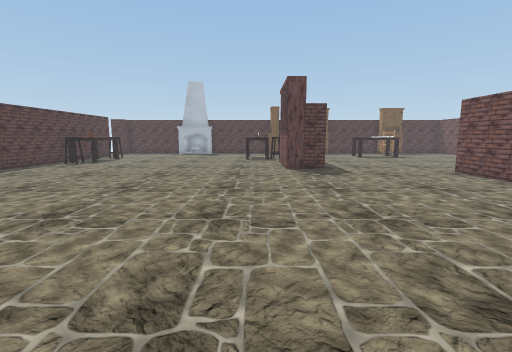
[1] (above)

19 first-person views from a walk through a scene from a Unity 3-D project. The camera is 1.5 m above the floor, tilts 8° down and sees 85° across. Doors are open. The floor is counted in squares, 1 m on a side. Each view is taken from the middle of a square. On the plan, view 1 faces up. The plan holds only what a view shows up to about 14 squares ahead; the rest is blank. The place goes on beyond the plan. The player is left out. Some animated figures are not drawn. Some surface patterns are stand-ins.

[2]
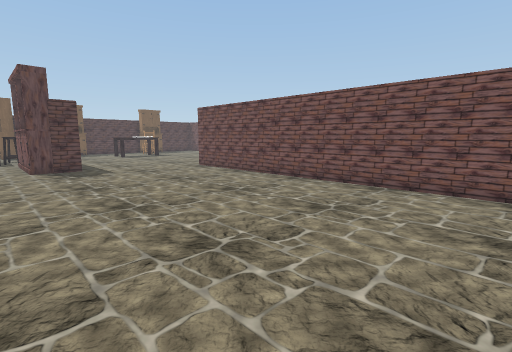

[3]
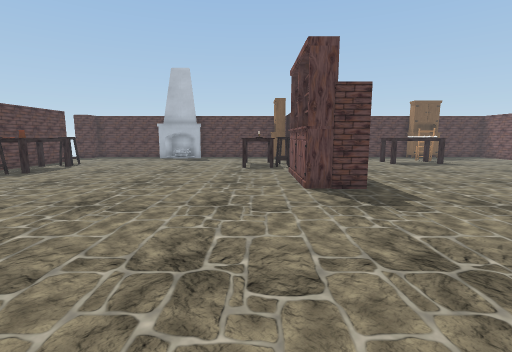

[4]
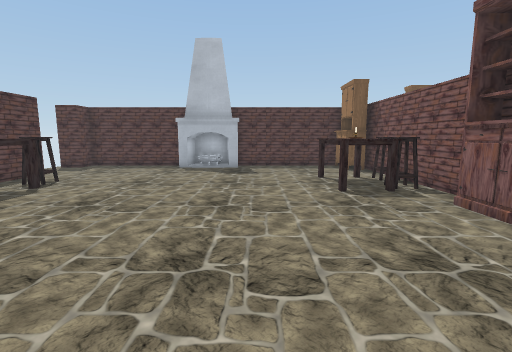

[5]
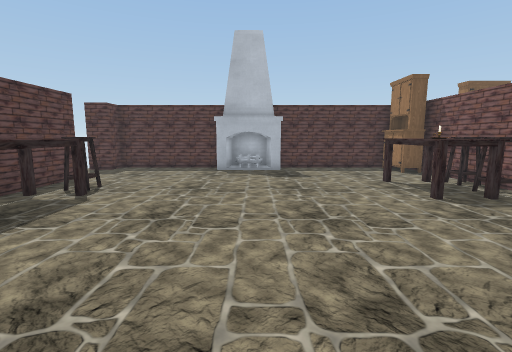

[6]
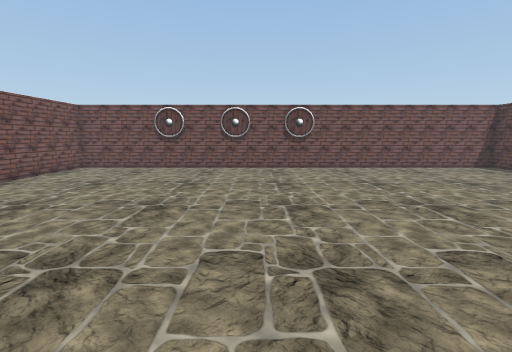

[7]
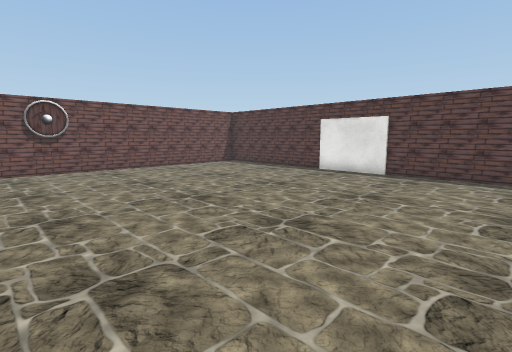

[8]
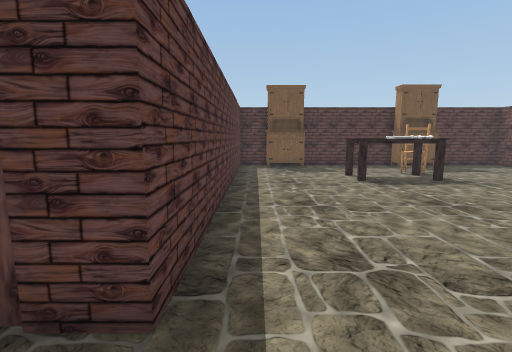

[9]
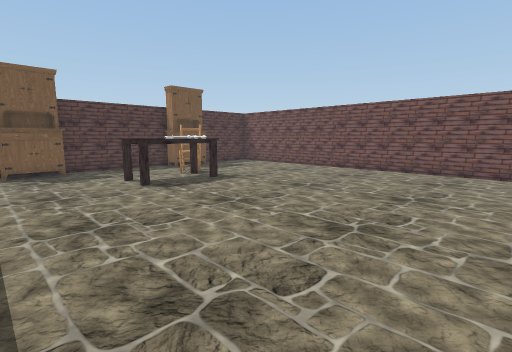

[10]
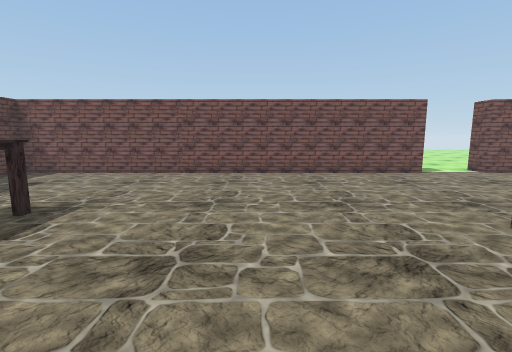

[11]
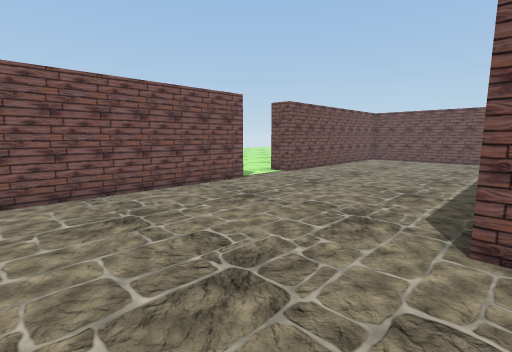

[12]
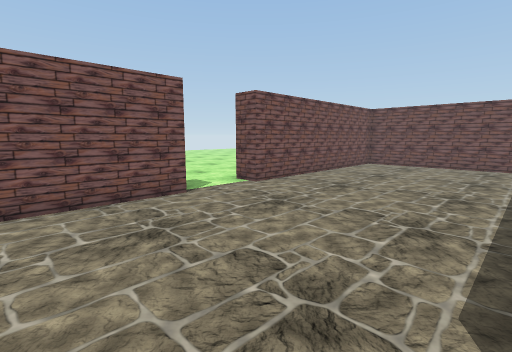

[13]
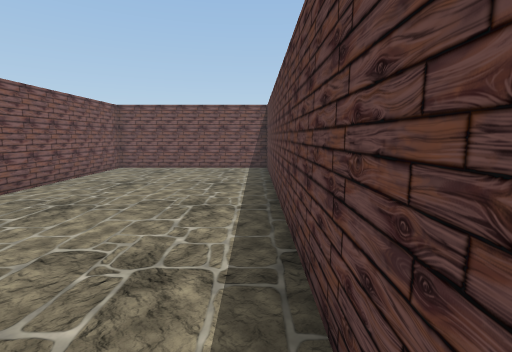

[14]
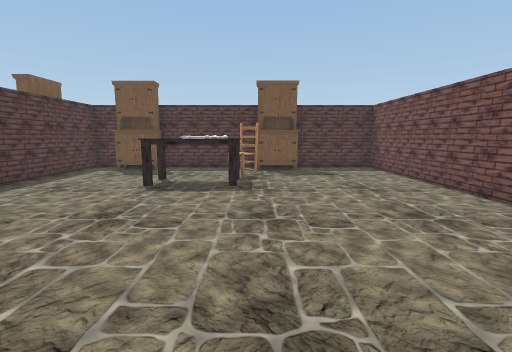

[15]
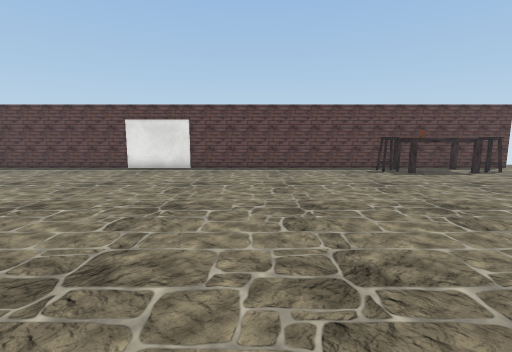

[16]
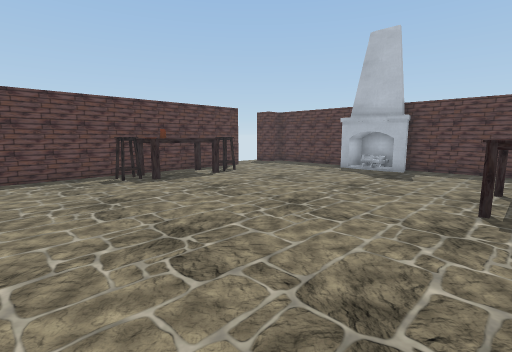

[17]
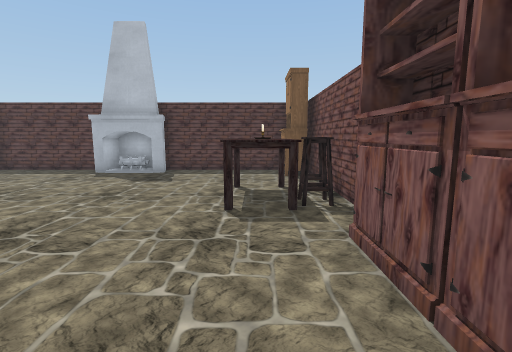

[18]
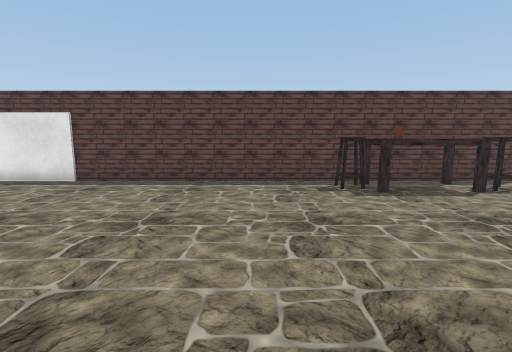

[19]
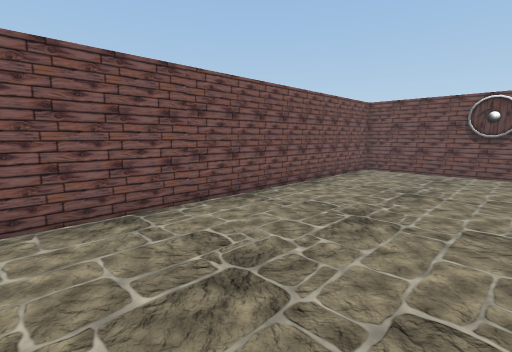

### Floor plan
Points are (right, up) in squares from view 1. A wall is a line through its corners. A room is listed if a view was taken in it or the views show most of it. See-through windows are left out.
Room 1 (views 1, 2, 3, 4, 5, 6, 7, 8, 9, 10, 11, 12, 13, 14, 15, 16, 17, 18, 19)
walls: (2.2, 18) (2.2, 24.4); (9, 11.8) (9.5, 11.8); (9.5, 10.5) (9.5, -2.6) (16.6, -2.6) (16.6, 6.4); (1.2, 25.7) (-4.1, 25.7); (16.6, 9) (16.6, 25.7) (13, 25.7); (4.6, 25.7) (3.2, 25.7) (3.2, 13) (2.1, 13); (-6.9, 25.7) (-11.5, 25.7) (-11.5, 24.7); (11, 25.7) (6.4, 25.7); (-11.5, 22.2) (-11.5, -2.6) (8.5, -2.6) (8.5, 11.9)
ways out: open door at (-12, 23); open door at (17, 8)
objects: stool (-11, 16) to (-10, 16); table (-11, 17) to (-10, 19); stool (-10, 20); fireplace (-7, 25) to (-4, 25); table (-1, 19) to (0, 21); other object (0, 20); stool (1, 19) to (1, 20); stool (1, 21) to (2, 21); cupboard (1, 24) to (2, 25); cupboard (2, 14); cupboard (2, 16); cupboard (5, 25) to (6, 25); table (8, 21) to (9, 22); key (9, 21) to (10, 21); chair (10, 22) to (11, 23); cupboard (11, 25) to (13, 25)

Positions as (right, up) in squares from view 1, and headings:
1: (0, 0), facing up
2: (0, -1), facing up-right
3: (0, 5), facing up
4: (-3, 11), facing up
5: (-5, 12), facing up
6: (0, 11), facing down
7: (0, 11), facing down-left
8: (4, 11), facing up
9: (4, 12), facing up-right
10: (5, 16), facing right
11: (9, 16), facing down-right
12: (10, 13), facing down-right
13: (10, 11), facing down
14: (11, 12), facing up
15: (2, 10), facing left
16: (0, 12), facing up-left
17: (0, 13), facing up
18: (-2, 13), facing left
19: (3, 10), facing down-right
